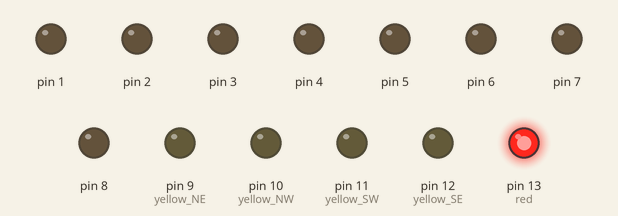
This sketch was run on a simulated Arduino Uno, built with avr-gcc and run on an emulated ATmega328P. Parts: output pins drawn as LEDs (lit = HIGH). Random numbers use the default seed unless the sketch sets one.

Above: at 1.6 s.
At 5.45 s:
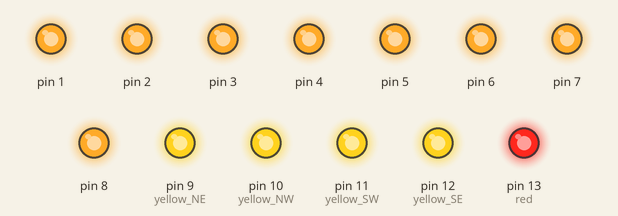
At 6.05 s:
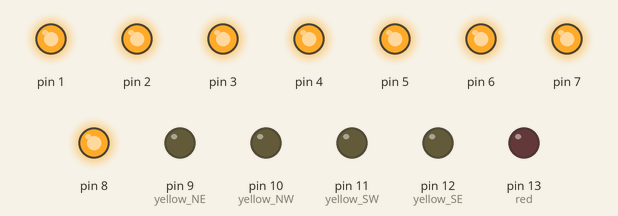
At 6.95 s:
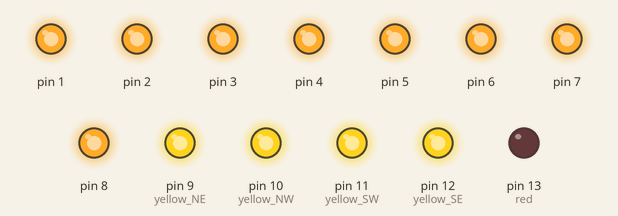
At 24.87 s:
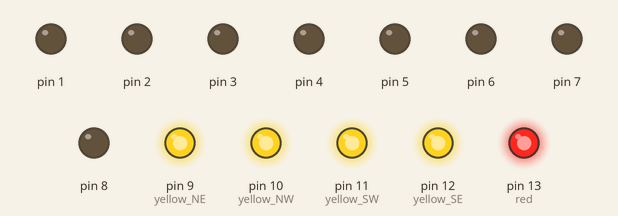
At 38.5 s:
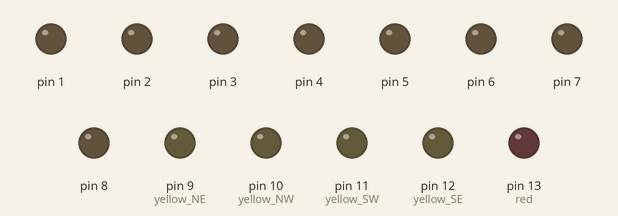
Timing chart, 0 to 40.0 s (numbered marks = the images above):
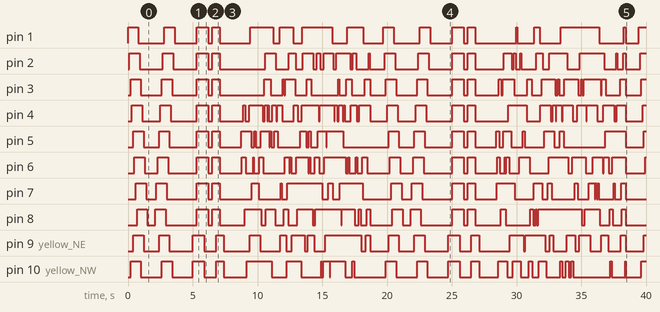

The sketch:

cap.ino
```cpp
//Define LED Pins
int green_SE = 1;
int green_E = 2;
int green_NE = 3;
int green_N = 4;
int green_NW = 5;
int green_W = 6;
int green_SW = 7;
int green_S = 8;
int yellow_NE = 9;
int yellow_NW = 10;
int yellow_SW = 11;
int yellow_SE = 12;
int red = 13;

void setup()
{
  //set pins to output mode
  for (int i = 1; i<=13; i++)
  {
    pinMode(i, OUTPUT);
  }
}

void loop()
{
  //Nautilus Spiral
  digitalWrite(red, HIGH);
  for(int i=1; i<=8;i++)
  {
    digitalWrite(i, HIGH);
    if (i==1) digitalWrite(yellow_SE, HIGH);
    else if (i==3) digitalWrite(yellow_NW, HIGH);
    else if (i==5) digitalWrite(yellow_NE, HIGH);
    else if (i==7) digitalWrite(yellow_SW, HIGH);
    delay(100);
  }
  for(int i=1; i<=8;i++)
  {
    digitalWrite(i, LOW);
    if (i==1) digitalWrite(yellow_SE, LOW);
    else if (i==3) digitalWrite(yellow_NW, LOW);
    else if (i==5) digitalWrite(yellow_NE, LOW);
    else if (i==7) digitalWrite(yellow_SW, LOW);
    delay(100);
  }
  delay(500);
  for(int i=8; i>=1;i--)
  {
    digitalWrite(i, HIGH);
    if (i==1) digitalWrite(yellow_SE, HIGH);
    else if (i==3) digitalWrite(yellow_NW, HIGH);
    else if (i==5) digitalWrite(yellow_NE, HIGH);
    else if (i==7) digitalWrite(yellow_SW, HIGH);
    delay(100);
  }
  for(int i=8; i>=1;i--)
  {
    digitalWrite(i, LOW);
    if (i==1) digitalWrite(yellow_SE, LOW);
    else if (i==3) digitalWrite(yellow_NW, LOW);
    else if (i==5) digitalWrite(yellow_NE, LOW);
    else if (i==7) digitalWrite(yellow_SW, LOW);
    delay(100);
  }
  digitalWrite(red, LOW);
  delay(1000);

  //Pulse
  digitalWrite(red, HIGH);
  delay(300);
  for (int i=9;i<=12;i++) digitalWrite(i,HIGH);
  delay(300);
  for (int i=1;i<=8;i++) digitalWrite(i,HIGH);
  delay(300);
  digitalWrite(red, LOW);
  delay(300);
  for (int i=9;i<=12;i++) digitalWrite(i,LOW);
  delay(300);
  for (int i=1;i<=8;i++) digitalWrite(i,LOW);
  delay(300);
  for (int i=1;i<=8;i++) digitalWrite(i,HIGH);
  delay(300);
  for (int i=9;i<=12;i++) digitalWrite(i,HIGH);
  delay(300);
  digitalWrite(red, HIGH);
  for (int i=1;i<=8;i++) digitalWrite(i,LOW);
  delay(300);
  for (int i=9;i<=12;i++) digitalWrite(i,LOW);
  delay(300);
  digitalWrite(red, LOW);

  delay(1000);

  //Random
  for(int i=0; i<200; i++)
  {
    int pin = random(1,14);
    if (digitalRead(pin)) digitalWrite(pin, LOW);
    else digitalWrite(pin, HIGH);
    delay (50);
  }
  for (int i = 1; i<=13; i++)
  {
    digitalWrite(i, LOW);
  }
  delay(1000);

}
```

Measured:
- by itself, pin 1: LOW → HIGH at 0.00 s, → LOW 0.80 s later, → HIGH 2.0 s later, → LOW 0.80 s later, … (33 changes in this stretch)
- by itself, pin 2: LOW → HIGH at 0.10 s, → LOW 0.80 s later, → HIGH 1.8 s later, → LOW 0.80 s later, … (49 changes in this stretch)
- by itself, pin 3: LOW → HIGH at 0.20 s, → LOW 0.80 s later, → HIGH 1.6 s later, → LOW 0.80 s later, … (51 changes in this stretch)
- by itself, pin 4: LOW → HIGH at 0.30 s, → LOW 0.80 s later, → HIGH 1.4 s later, → LOW 0.80 s later, … (63 changes in this stretch)
- by itself, pin 5: LOW → HIGH at 0.40 s, → LOW 0.80 s later, → HIGH 1.2 s later, → LOW 0.80 s later, … (47 changes in this stretch)
- by itself, pin 6: LOW → HIGH at 0.50 s, → LOW 0.80 s later, → HIGH 1.0 s later, → LOW 0.80 s later, … (59 changes in this stretch)
- by itself, pin 7: LOW → HIGH at 0.60 s, → LOW 0.80 s later, → HIGH 0.80 s later, → LOW 0.80 s later, … (44 changes in this stretch)
- by itself, pin 8: LOW → HIGH at 0.70 s, → LOW 0.80 s later, → HIGH 0.60 s later, → LOW 0.80 s later, … (46 changes in this stretch)
